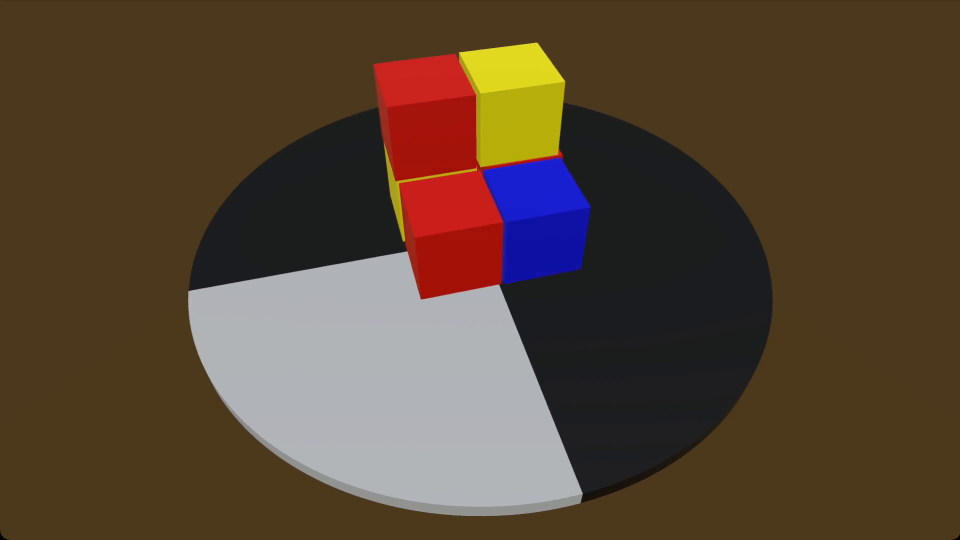
#> input picture frame 183 of Raspiscripts/interface/pren_cube_01.mp4, 1920 x 1080 px, given in place of cube_fast_1.mkv, which was not available (shown at 1/2 size)
$ python simpleHSVColorDetection.py
#> lines starting #> are read from the running program, lines starting #| are printed output that depends on the picture; after the words box and inside, x2 and y2 are one past the last pixel; in counts of white or black regions, pixels touching at a corner belong together; pictures that were not available may be replaced by others from this repository, and a replacement may not be noted
#> further down, frame is the input picture: shape (1080, 1920, 3); mean B, G, R 51.9, 68.9, 86.6
import cv2
import cv2 as cv
import numpy as np
import imutils

color = (255,255,255)
# I have defined lower and upper boundaries for each color for my camera
# Strongly recommended finding for your own camera.
colors = {'blue': [np.array([80, 50, 50]), np.array([140, 255, 255])],
          'red': [np.array([0, 50, 50]), np.array([20, 255, 255])],
          #'white': [np.array([0, 0, 160]), np.array([180, 30, 255])],
          'yellow': [np.array([10, 50, 50]), np.array([50, 255, 255])]}


def find_color(frame, points):
    mask = cv.inRange(frame, points[0], points[1])#create mask with boundaries
    cnts = cv.findContours(mask, cv.RETR_TREE,
                           cv.CHAIN_APPROX_SIMPLE) # find contours from mask
    cnts = imutils.grab_contours(cnts)
    for c in cnts:
        area = cv.contourArea(c) # find how big countour is
        if area > 5000:       # only if countour is big enough, then
            M = cv.moments(c)
            cx = int(M['m10'] / M['m00']) # calculate X position
            cy = int(M['m01'] / M['m00']) # calculate Y position
            return c, cx, cy
cap = cv.VideoCapture(0)

# Funktion zur Erkennung der Würfel und Markierung
def detect_and_mark_cubes(frame):
    hsv = cv.cvtColor(frame, cv.COLOR_BGR2HSV)  # convertion to HSV
#> hsv: shape (1080, 1920, 3); mean H, S, V 45.4, 121.4, 91.1
    for name, clr in colors.items():  # for each color in colors
        if find_color(hsv, clr):  # call find_color function above
            c, cx, cy = find_color(hsv, clr)
            cv.drawContours(frame, [c], -1, color, 1)  # draw contours
            cv.circle(frame, (cx, cy), 7, color, -1)  # draw circle
            cv.putText(frame, name, (cx, cy),
                       cv.FONT_HERSHEY_SIMPLEX, 1, color, 1)  # put text
#> this loop made 3 passes
#> (cx, cy) on passes 1 to 3: (1079, 438), (959, 539), (959, 539)
#> pass 1, in find_color, `mask = cv.inRange(frame, points[0], points[1])#create mask with bounda..`:
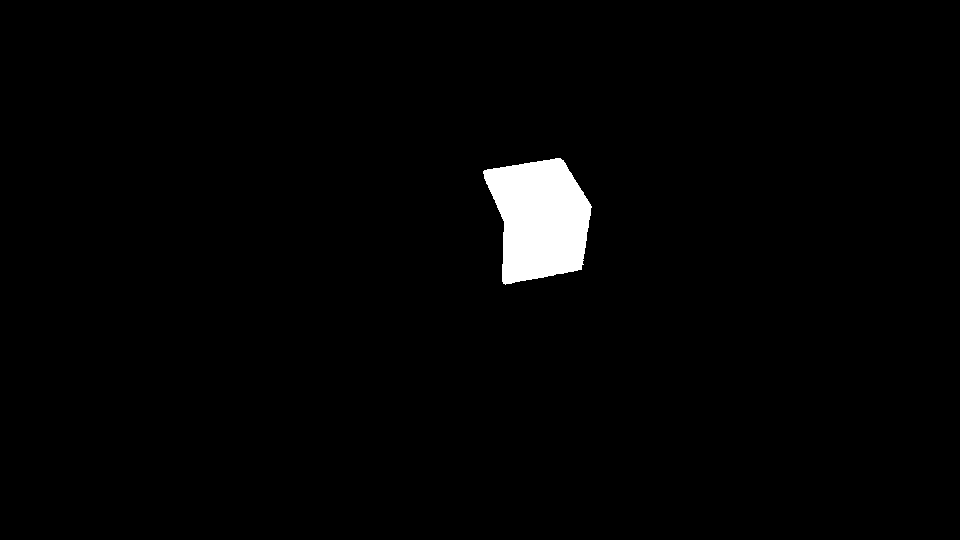
#> mask: shape (1080, 1920) (shown at 1/2 size); 1.9% white; 1 white region, box (x1, y1, x2, y2) and area: (966, 316, 1184, 570) 39324
#> pass 2, in find_color (call 3), `mask = cv.inRange(frame, points[0], points[1])#create mask with bounda..`:
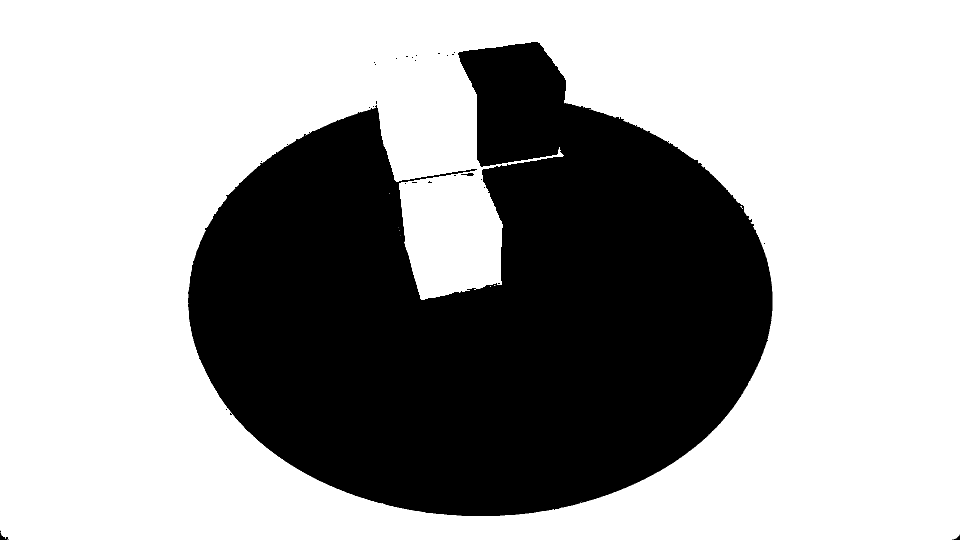
#> mask: shape (1080, 1920) (shown at 1/2 size); 65.2% white; 29 black regions (23 under 20 px), largest, box (x1, y1, x2, y2) and area: (376, 84, 1545, 1032) 720567, (0, 1061, 18, 1080) 124, (922, 346, 948, 352) 96, (1904, 1069, 1920, 1080) 66, (856, 362, 864, 366) 20, (824, 364, 834, 366) 20
#> pass 3, in find_color (call 5), `mask = cv.inRange(frame, points[0], points[1])#create mask with bounda..`:
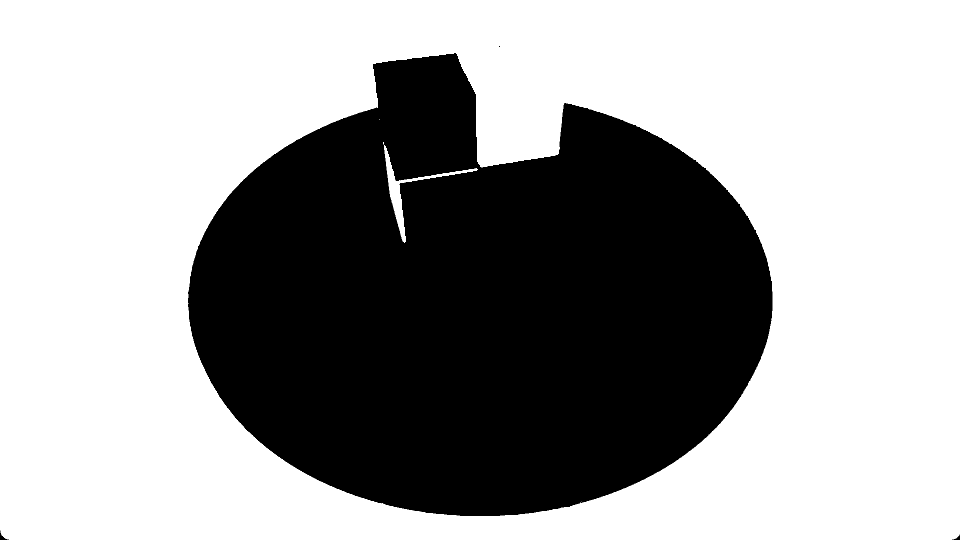
#> mask: shape (1080, 1920) (shown at 1/2 size); 63.2% white; 4 black regions (1 under 20 px), largest, box (x1, y1, x2, y2) and area: (376, 106, 1545, 1032) 763341, (0, 1061, 18, 1080) 102, (1904, 1069, 1920, 1080) 66
#> after the loop:
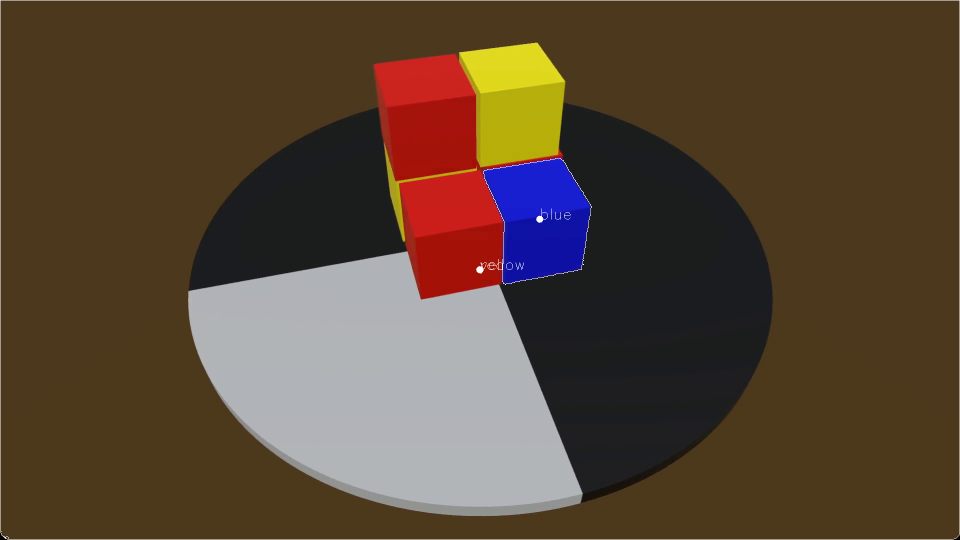
#> frame: shape (1080, 1920, 3) (shown at 1/2 size); 0.37% of pixels changed, all inside (x1, y1, x2, y2) = (0, 0, 1920, 1080)
    return frame

# Öffne das Videofile
#video_capture = cv2.VideoCapture('cube_slow_2.mkv')
video_capture = cv2.VideoCapture('cube_fast_1.mkv')

while True:
    ret, frame = video_capture.read()
    if not ret:
        break

    # Verarbeite das Frame, um Würfel zu erkennen und zu markieren
    processed_frame = detect_and_mark_cubes(frame)

    # Zeige das verarbeitete Frame
    cv2.imshow('Video mit erkannten Würfeln', processed_frame)

    # Beenden mit der Taste 'q'
    if cv2.waitKey(1) & 0xFF == ord('q'):
#> (key q is pressed here)
        break

# Freigeben der Ressourcen
video_capture.release()
cv2.destroyAllWindows()

$ run again, starting later in the video
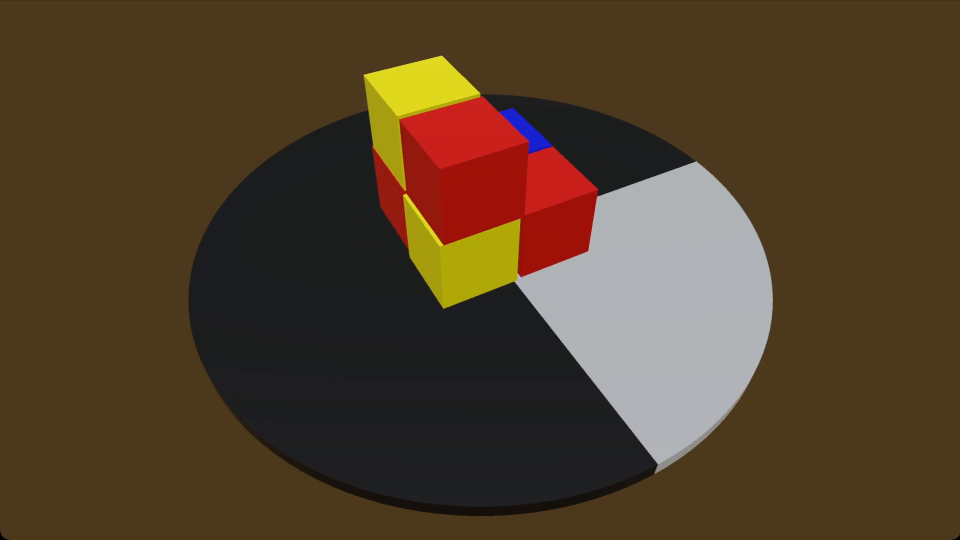
#> input picture frame 826 of Raspiscripts/interface/pren_cube_01.mp4, 1920 x 1080 px, given in place of cube_fast_1.mkv, which was not available (shown at 1/2 size)
#> frame is the input picture: shape (1080, 1920, 3); mean B, G, R 42, 62.8, 81.2
#> hsv: shape (1080, 1920, 3); mean H, S, V 44.3, 122.2, 82.6
#> the loop in detect_and_mark_cubes, `for name, clr in colors.items():` made 3 passes
#> (cx, cy) on passes 2 to 3: (959, 539), (959, 539)
#> pass 1, in find_color, `mask = cv.inRange(frame, points[0], points[1])#create mask with bounda..`:
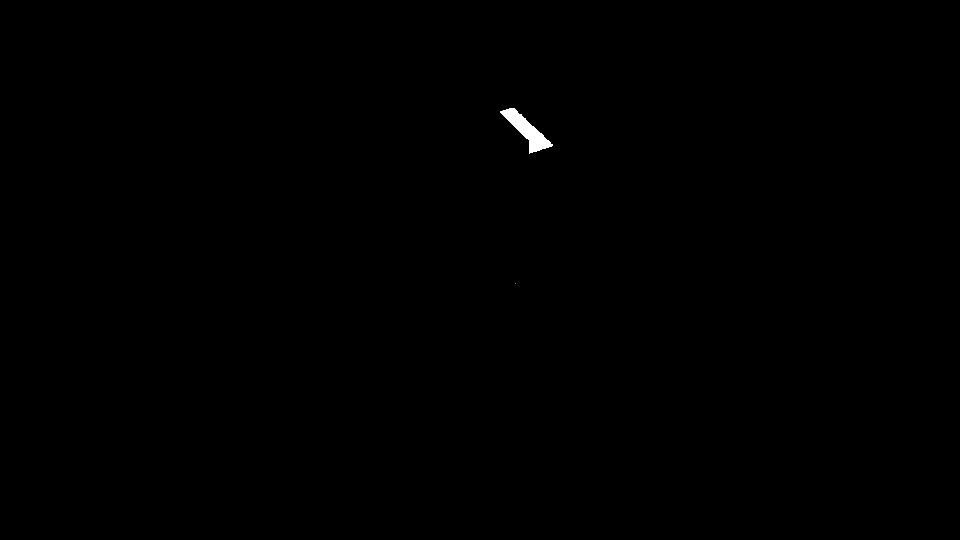
#> mask: shape (1080, 1920) (shown at 1/2 size); 0.16% white; 2 white regions (1 under 20 px), largest, box (x1, y1, x2, y2) and area: (1000, 216, 1106, 308) 3304
#> after the loop in detect_and_mark_cubes, `for name, clr in colors.items():`:
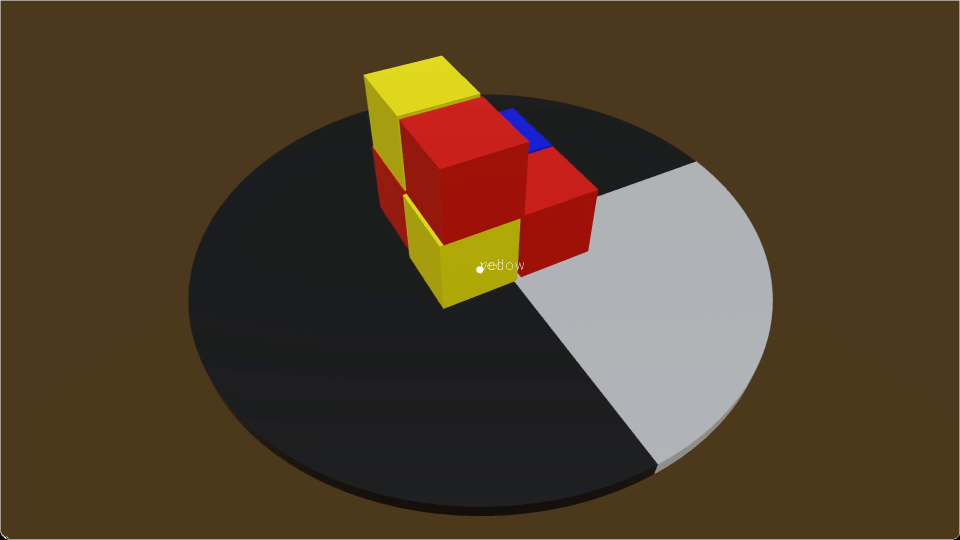
#> frame: shape (1080, 1920, 3) (shown at 1/2 size); 0.31% of pixels changed, all inside (x1, y1, x2, y2) = (0, 0, 1920, 1080)

$ run again, starting later in the video
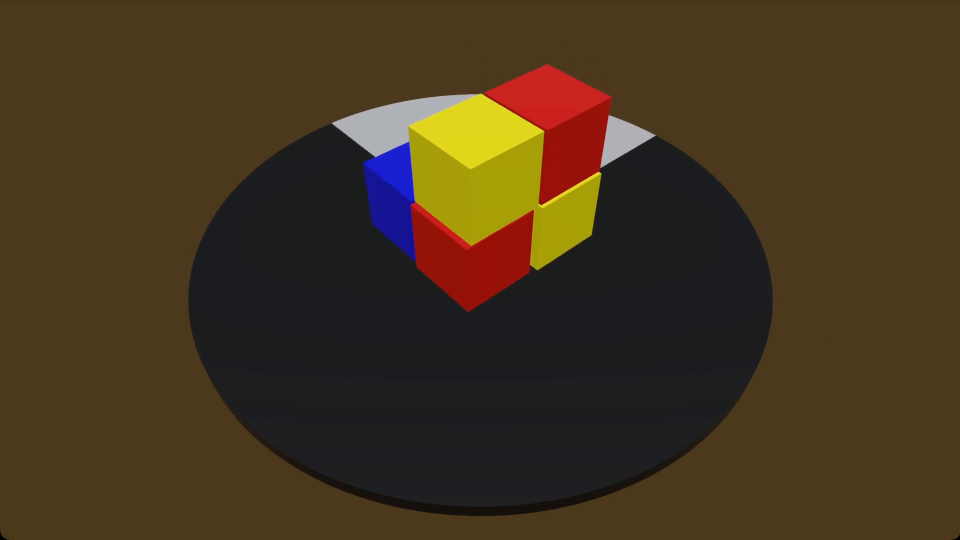
#> input picture frame 1468 of Raspiscripts/interface/pren_cube_01.mp4, 1920 x 1080 px, given in place of cube_fast_1.mkv, which was not available (shown at 1/2 size)
#> frame is the input picture: shape (1080, 1920, 3); mean B, G, R 30.6, 52.1, 68.8
#> hsv: shape (1080, 1920, 3); mean H, S, V 45.2, 124.7, 70.8
#> the loop in detect_and_mark_cubes, `for name, clr in colors.items():` made 3 passes
#> (cx, cy) on passes 1 to 3: (783, 391), (959, 539), (959, 539)
#> pass 1, in find_color, `mask = cv.inRange(frame, points[0], points[1])#create mask with bounda..`:
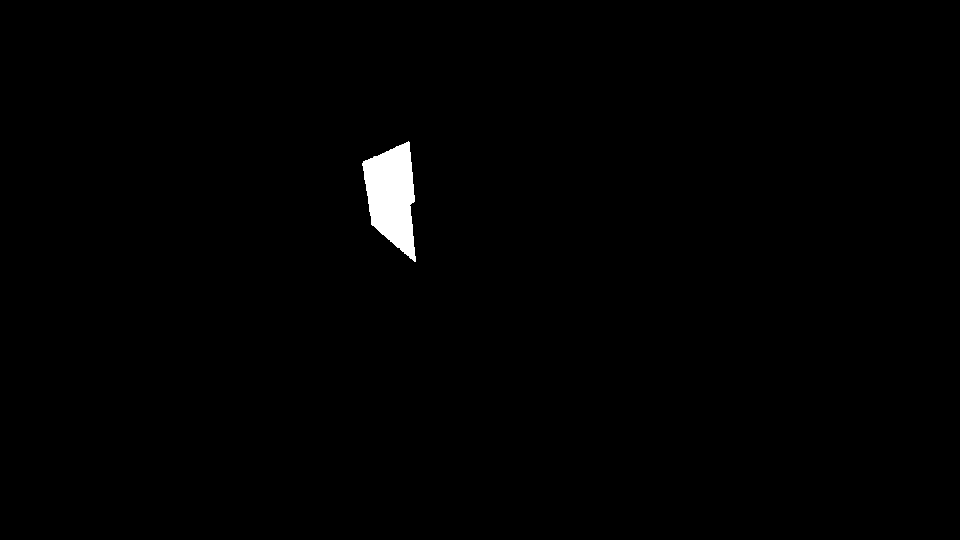
#> mask: shape (1080, 1920) (shown at 1/2 size); 0.81% white; 1 white region, box (x1, y1, x2, y2) and area: (724, 283, 832, 524) 16746
#> after the loop in detect_and_mark_cubes, `for name, clr in colors.items():`:
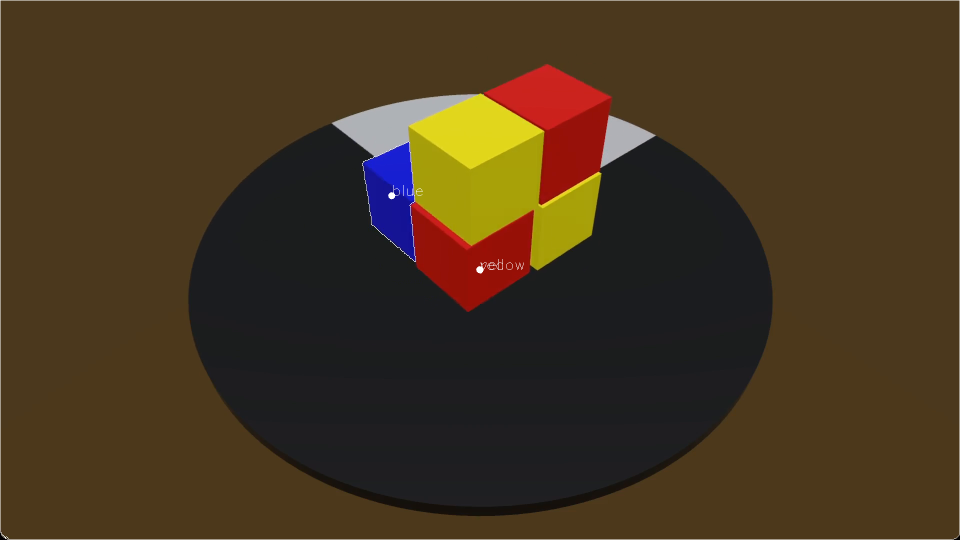
#> frame: shape (1080, 1920, 3) (shown at 1/2 size); 0.36% of pixels changed, all inside (x1, y1, x2, y2) = (0, 0, 1920, 1080)
